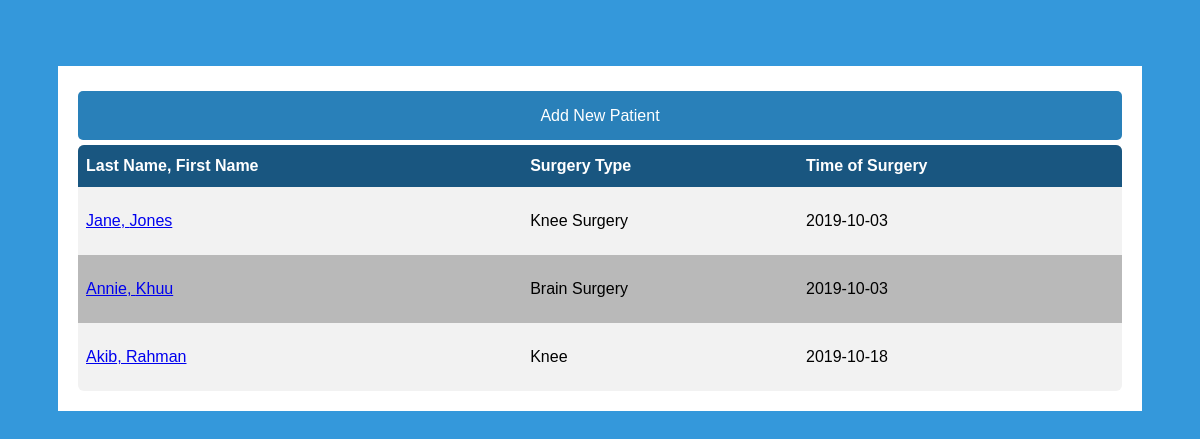
Screenshot of /doctordashboard with the database file from the repository.
### app/models.py (models this page shows, shortened)
class User(UserMixin,db.Model):
    id = db.Column(db.Integer, primary_key=True)
    email = db.Column(db.String(64))
    password = db.Column(db.String(128))
    isDoctor = db.Column(db.Boolean)

class Patient(User):
    id = db.Column(db.Integer, db.ForeignKey('user.id'), primary_key=True)
    firstName = db.Column(db.String(64))
    lastName = db.Column(db.String(64))
    phoneNumber = db.Column(db.String(64))
    operation = db.Column(db.String(64))
    operationDate = db.Column(db.Date)
    prescriptionMed = db.Column(db.String(64))
    prescriptionDosage = db.Column(db.Float)
    priorOpioid = db.Column(db.Boolean)
    onAntidepressants = db.Column(db.Boolean)
    addictionRisk = db.Column(db.Integer)
    notes = db.Column(db.String(1000))
    checkins = db.relationship("CheckIn", backref="patient", lazy='dynamic')

### app/routes.py (the view)
@app.route('/doctordashboard')
def doctorDashBoard():
    patients=Patient.query.all()
    return render_template("doctordashboard.html",patients=patients)

### app/templates/doctordashboard.html
<link type="text/css" rel="stylesheet" href="static/css/doctordashboard.css" >
{% extends 'base.html' %}
{% block page %}
<div class="doctordashboard">
    <div class="doctordashboard-screen">
            <div class="addnewpatient">
                    <a  href="{{ url_for('addNewPatient') }}">Add New Patient</a>
            </div>
            <table id="customers">
                <tr>
                    <th>Last Name, First Name</th>
                    <th>Surgery Type</th>
                    <th>Time of Surgery</th>
                </tr>
                {%for patient in patients%}
                    <tr>
                        <td><a href="{{ url_for('detailedPatientInfo', patientid=patient.id) }}">{{patient.firstName}}, {{patient.lastName}}</a></td>
                        <td>{{patient.operation}}</td>
                        <td>{{patient.operationDate}}</td>
                    </tr>
                {%endfor%}
            </table>
    </div>
</div>
{%endblock%}

### app/templates/base.html (shortened to what this page needs)
<!DOCTYPE html>
<html lang="en">
  <head>
    <link type="text/css" rel="stylesheet" href="/static/css/login.css" >
    <link rel="stylesheet" href="https://cdnjs.cloudflare.com/ajax/libs/font-awesome/4.7.0/css/font-awesome.min.css">
  </head>
  <body >
      <div id='container' class="container body-content">
          {% block page%}{% endblock %}
      </div>
  </body>
</html>

### app/static/css/doctordashboard.css (style rules this page uses)
.doctordashboard { margin: 8px auto; width:100%; }
.doctordashboard-screen { background-color: #FFF; padding: 20px; border-radius: 5px width }
#customers { font-family: "Trebuchet MS", Arial, Helvetica, sans-serif; border-collapse: collapse; width: 100%; }
table { border-collapse: separate; border-spacing: 0; min-width: 350px; }
table tr th, table tr td { border-right: 1px solid #bbb; border-bottom: 1px solid #bbb; padding: 5px; }
table tr th:first-child, table tr th:last-child { border-top:solid 1px #bbb; }
table tr th:first-child, table tr td:first-child { border-left: 1px solid #bbb; }
table tr th { background: #eee; text-align: left; }
table tr:first-child th:first-child, table.Info tr:first-child td:first-child { border-top-left-radius: 6px; }
table tr:first-child th:last-child, table.Info tr:first-child td:last-child { border-top-right-radius: 6px; }
table tr:last-child td:first-child { border-bottom-left-radius: 6px; }
table tr:last-child td:last-child { border-bottom-right-radius: 6px; }
#customers td, #customers th { border: none; padding: 25px 8px 25px 8px; }
#customers tr:nth-child(even) { background-color: #f2f2f2; }
#customers tr:nth-child(odd) { background-color: #b9b9b9; }
#customers th { padding-top: 12px; padding-bottom: 12px; text-align: left; background-color: #195680; color: white; }
.addnewpatient { margin-top:5px; margin-bottom: 5px; }
.addnewpatient a { border: 2px solid transparent; background: #3498DB; color: #ffffff; font-size: 16px; line-height: 25px; padding: 10px 0; text-decoration: none; text-shadow: none; border-radius: 5px; box-shadow: none; transition: 0.25s; display: block; width: auto; margin: 0 auto; text-align: center; }
.addnewpatient a { background-color: #2980B9; }

### app/static/css/login.css (style rules this page uses)
* { box-sizing: border-box; }
body { font-family: Arial; background-color: #3498DB; padding: 50px; }

### rows the page displays
Patient: firstName "Jane", lastName "Jones", operation "Knee Surgery", operationDate "2019-10-03"
Patient: firstName "Annie", lastName "Khuu", operation "Brain Surgery", operationDate "2019-10-03"
Patient: firstName "Akib", lastName "Rahman", operation "Knee", operationDate "2019-10-18"
